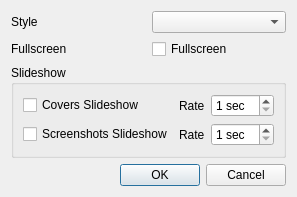
<?xml version="1.0" encoding="UTF-8"?>
<ui version="4.0">
 <class>OptionsDialog</class>
 <widget class="QDialog" name="OptionsDialog">
  <property name="geometry">
   <rect>
    <x>0</x>
    <y>0</y>
    <width>261</width>
    <height>175</height>
   </rect>
  </property>
  <property name="windowTitle">
   <string>Dialog</string>
  </property>
  <layout class="QGridLayout" name="gridLayout_2">
   <item row="0" column="0">
    <widget class="QLabel" name="labelStyles">
     <property name="text">
      <string>Style</string>
     </property>
    </widget>
   </item>
   <item row="0" column="1">
    <widget class="QComboBox" name="comboStylesBox"/>
   </item>
   <item row="1" column="0">
    <widget class="QLabel" name="labelFullscreen">
     <property name="text">
      <string>Fullscreen</string>
     </property>
    </widget>
   </item>
   <item row="1" column="1">
    <widget class="QCheckBox" name="checkBoxFullscreen">
     <property name="text">
      <string>Fullscreen</string>
     </property>
    </widget>
   </item>
   <item row="2" column="0" colspan="2">
    <widget class="QGroupBox" name="groupBox">
     <property name="title">
      <string>Slideshow</string>
     </property>
     <layout class="QGridLayout" name="gridLayout">
      <item row="0" column="0">
       <widget class="QCheckBox" name="checkBoxCoverSH">
        <property name="text">
         <string>Covers Slideshow</string>
        </property>
       </widget>
      </item>
      <item row="0" column="1">
       <widget class="QLabel" name="labelCoversSHRate">
        <property name="text">
         <string>Rate</string>
        </property>
       </widget>
      </item>
      <item row="0" column="2">
       <widget class="QSpinBox" name="spinBoxCoversSH">
        <property name="specialValueText">
         <string/>
        </property>
        <property name="suffix">
         <string> sec</string>
        </property>
        <property name="prefix">
         <string/>
        </property>
        <property name="minimum">
         <number>1</number>
        </property>
       </widget>
      </item>
      <item row="1" column="0">
       <widget class="QCheckBox" name="checkBoxMediaSH">
        <property name="text">
         <string>Screenshots Slideshow</string>
        </property>
       </widget>
      </item>
      <item row="1" column="1">
       <widget class="QLabel" name="labelMediaSHRate">
        <property name="text">
         <string>Rate</string>
        </property>
       </widget>
      </item>
      <item row="1" column="2">
       <widget class="QSpinBox" name="spinBoxMediaSH">
        <property name="suffix">
         <string> sec</string>
        </property>
        <property name="minimum">
         <number>1</number>
        </property>
       </widget>
      </item>
     </layout>
    </widget>
   </item>
   <item row="3" column="0" colspan="2">
    <widget class="QDialogButtonBox" name="buttonBox">
     <property name="orientation">
      <enum>Qt::Horizontal</enum>
     </property>
     <property name="standardButtons">
      <set>QDialogButtonBox::Cancel|QDialogButtonBox::Ok</set>
     </property>
    </widget>
   </item>
  </layout>
 </widget>
 <resources/>
 <connections>
  <connection>
   <sender>buttonBox</sender>
   <signal>accepted()</signal>
   <receiver>OptionsDialog</receiver>
   <slot>accept()</slot>
   <hints>
    <hint type="sourcelabel">
     <x>248</x>
     <y>254</y>
    </hint>
    <hint type="destinationlabel">
     <x>157</x>
     <y>274</y>
    </hint>
   </hints>
  </connection>
  <connection>
   <sender>buttonBox</sender>
   <signal>rejected()</signal>
   <receiver>OptionsDialog</receiver>
   <slot>reject()</slot>
   <hints>
    <hint type="sourcelabel">
     <x>316</x>
     <y>260</y>
    </hint>
    <hint type="destinationlabel">
     <x>286</x>
     <y>274</y>
    </hint>
   </hints>
  </connection>
 </connections>
</ui>
